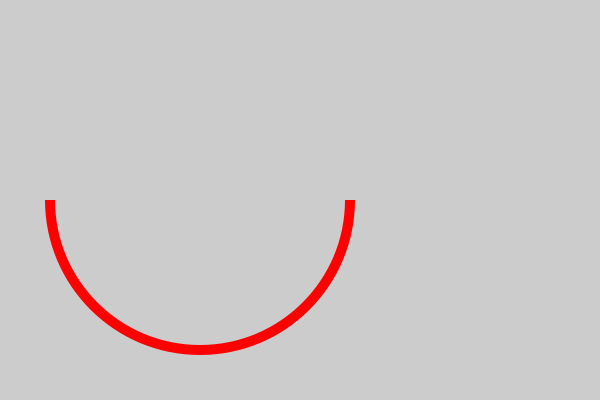

Reproduce this figure in Python.
import cairo
import math

# Set up pycairo
surface = cairo.ImageSurface(cairo.FORMAT_RGB24, 600, 400)
ctx = cairo.Context (surface)
ctx.set_source_rgb(0.8, 0.8, 0.8)
ctx.paint()


# Draw an arc
ctx.arc(200, 200, 150, 0, math.pi)
ctx.set_source_rgb(1, 0, 0)
ctx.set_line_width(10)
ctx.close_path

ctx.stroke()
surface.write_to_png("arc.png")
